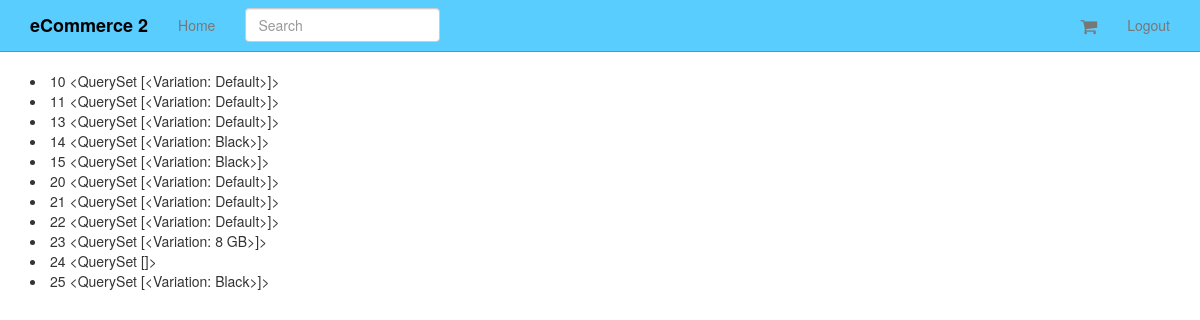
The app's page /orders/ (signed in), older data.
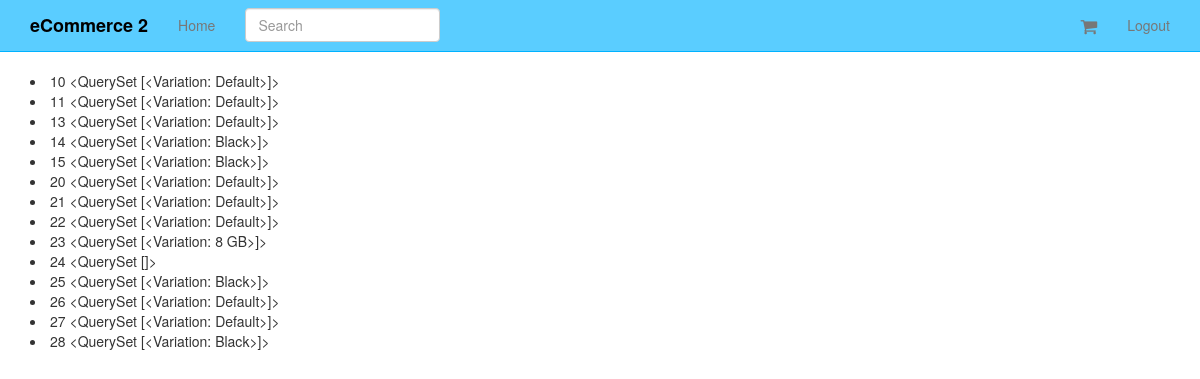
The same page, newer data.
### orders/models.py (models this page shows, shortened)
class Order(models.Model):
	status = models.CharField(max_length=120, choices=ORDER_STATUS_CHOICES, default='created')
	cart = models.ForeignKey(Cart)
	user = models.ForeignKey(UserCheckout, null=True)
	billing_address = models.ForeignKey(UserAddress, related_name='billing_address', null=True)
	shipping_address = models.ForeignKey(UserAddress, related_name='shipping_address', null=True)
	shipping_total_price = models.DecimalField(max_digits=50, decimal_places=2, default=5.99)
	order_total = models.DecimalField(max_digits=50, decimal_places=2, )

### carts/models.py (models this page shows)
class Cart(models.Model):
	user = models.ForeignKey(settings.AUTH_USER_MODEL, null=True, blank=True)
	items = models.ManyToManyField(Variation, through=CartItem)
	timestamp = models.DateTimeField(auto_now_add=True, auto_now=False)
	updated = models.DateTimeField(auto_now_add=False, auto_now=True)
	subtotal = models.DecimalField(max_digits=50, decimal_places=2, default=25.00)
	tax_percentage  = models.DecimalField(max_digits=10, decimal_places=5, default=0.085)
	tax_total = models.DecimalField(max_digits=50, decimal_places=2, default=25.00)
	total = models.DecimalField(max_digits=50, decimal_places=2, default=25.00)
	def __unicode__(self):
		return str(self.id)
	def update_subtotal(self):
		print "updating..."
		subtotal = 0
		items = self.cartitem_set.all()
		for item in items:
			subtotal += item.line_item_total
		self.subtotal = "%.2f" %(subtotal)
		self.save()

### products/models.py (models this page shows, shortened)
class Variation(models.Model):
	product = models.ForeignKey(Product)
	title = models.CharField(max_length=120)
	price = models.DecimalField(decimal_places=2, max_digits=20)
	sale_price = models.DecimalField(decimal_places=2, max_digits=20, null=True, blank=True)
	active = models.BooleanField(default=True)
	inventory = models.IntegerField(null=True, blank=True) #refer none == unlimited amount
	def __unicode__(self):
		return self.title

### orders/views.py (the view)
# urls.py: url(r'^orders/$', OrderList.as_view(), name='orders'),
class OrderList(ListView):
	queryset = Order.objects.all()
	def get_queryset(self):
		user_check_id = self.request.session.get("user_checkout_id")
		user_checkout = UserCheckout.objects.get(id=user_check_id)
		return super(OrderList, self).get_queryset().filter(user=user_checkout)

### orders/templates/orders/order_list.html
{% extends "base.html" %}
{% block content %}
{% for object in object_list %}
<li>
{{ object.id }}
{{ object.cart.items.all }}
</li>
{% endfor %}
{% endblock %}

Row changes from the older to the newer data that the page shows:
added Order: id "26", cart.items.all "<QuerySet [<Variation: Default>]>"
added Order: id "27", cart.items.all "<QuerySet [<Variation: Default>]>"
added Order: id "28", cart.items.all "<QuerySet [<Variation: Black>]>"
